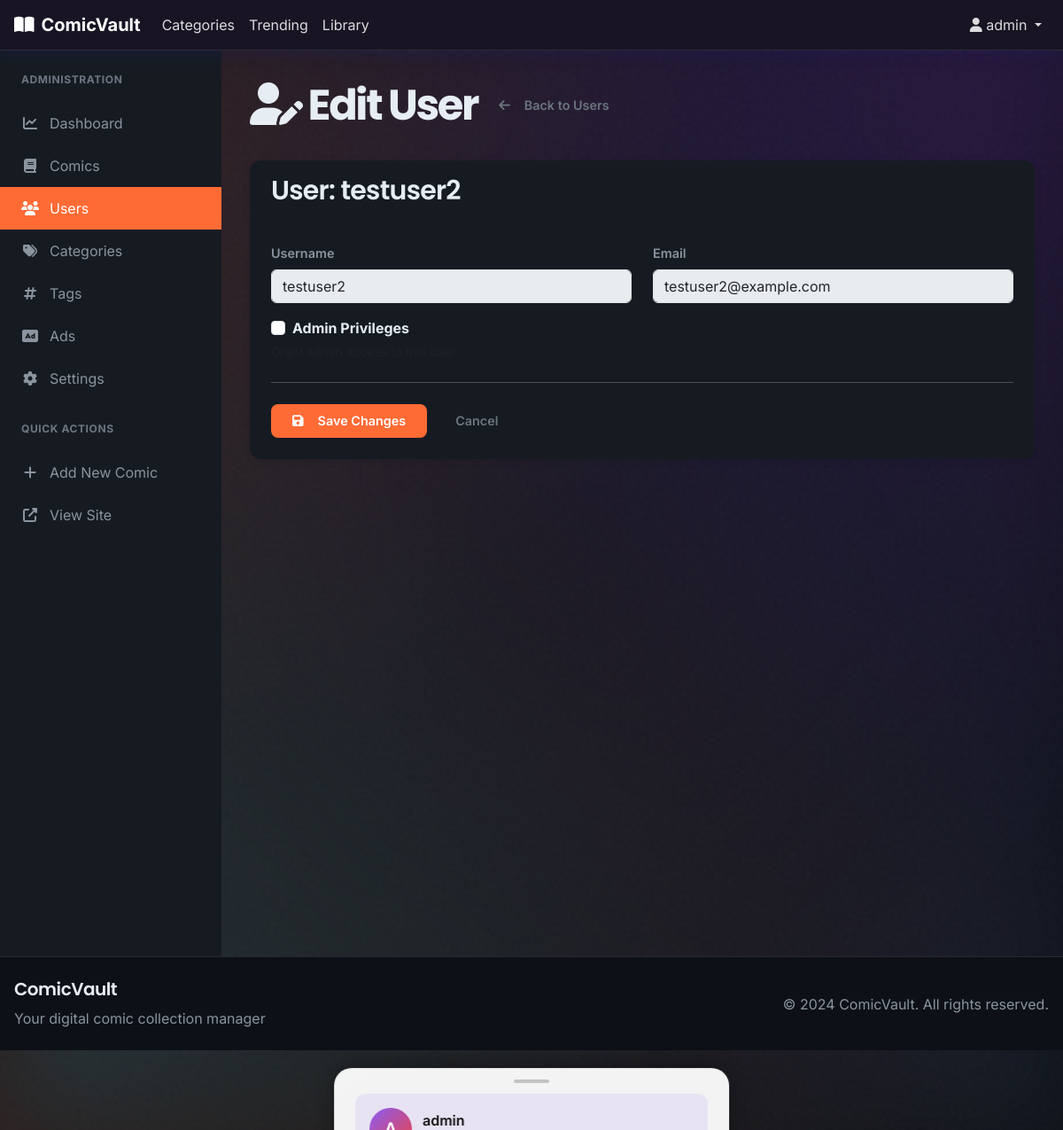
The app's page /admin/users/3/edit (signed in) with its own data.
### models.py (models this page shows, shortened)
class User(UserMixin, db.Model):
    id = db.Column(db.Integer, primary_key=True)
    username = db.Column(db.String(80), unique=True, nullable=False)
    email = db.Column(db.String(120), unique=True, nullable=False)
    password_hash = db.Column(db.String(256))
    security_answer_hash = db.Column(db.String(256))
    is_admin = db.Column(db.Boolean, default=False)
    created_at = db.Column(db.DateTime, default=datetime.utcnow)
    last_seen = db.Column(db.DateTime, default=datetime.utcnow)
    reading_progress = db.relationship('ReadingProgress', backref='user', lazy='dynamic')
    ratings = db.relationship('Rating', backref='user', lazy='dynamic')

### routes.py (the view, shortened to what this page needs)
@main.route('/admin/users/<int:id>/edit', methods=['GET', 'POST'])
@login_required
def admin_user_edit(id):
    if not current_user.is_admin:
        return redirect(url_for('main.home'))
    user = User.query.get_or_404(id)
    return render_template('admin/user_edit.html', user=user)

### templates/admin/user_edit.html (shortened to what this page needs)
{% extends "admin/base.html" %}
{% block admin_content %}
<div class="admin-header">
    <div class="d-flex justify-content-between align-items-center">
        <h1><i class="fas fa-user-edit me-2"></i>Edit User</h1>
        <a href="{{ url_for('main.admin_users') }}" class="btn btn-outline-secondary">
            <i class="fas fa-arrow-left me-2"></i>Back to Users
        </a>
    </div>
</div>
<div class="admin-table">
    <div class="admin-table-header">
        <h3 class="admin-table-title">User: {{ user.username }}</h3>
    </div>
    <div class="p-4">
        <form method="POST">
            <div class="row">
                <div class="col-md-6 mb-3">
                    <label class="form-label">Username</label>
                    <input type="text" class="form-control" value="{{ user.username }}" disabled>
                </div>
                <div class="col-md-6 mb-3">
                    <label class="form-label">Email</label>
                    <input type="email" class="form-control" value="{{ user.email }}" disabled>
                </div>
            </div>
            <div class="mb-3">
                <div class="form-check">
                    <input class="form-check-input" type="checkbox" id="is_admin" name="is_admin"
                           {% if user.is_admin %}checked{% endif %}>
                    <label class="form-check-label" for="is_admin">
                        <strong>Admin Privileges</strong>
                    </label>
                </div>
                <div class="form-text">Grant admin access to this user</div>
            </div>
            <hr class="my-4">
            <div class="d-flex gap-2">
                <button type="submit" class="btn btn-primary">
                    <i class="fas fa-save me-2"></i>Save Changes
                </button>
                <a href="{{ url_for('main.admin_users') }}" class="btn btn-outline-secondary">Cancel</a>
            </div>
        </form>
    </div>
</div>
{% endblock %}

### templates/base.html (shortened to what this page needs)
<!DOCTYPE html>
<html lang="en" dir="ltr">
<head>
    <link href="https://cdn.jsdelivr.net/npm/bootstrap@5.3.0/dist/css/bootstrap.min.css" rel="stylesheet">
    <link rel="stylesheet" href="https://cdnjs.cloudflare.com/ajax/libs/font-awesome/6.4.0/css/all.min.css">
    <link rel="stylesheet" href="{{ url_for('static', filename='css/main.css') }}">
</head>
<body class="glass-scrollbar">
    <div class="aurora-bg" aria-hidden="true"></div>
    <div class="mesh-bg"></div>
    <div class="noise-overlay"></div>
    {% from 'components/ad_placeholder.html' import ad_banner, ad_sidebar, ad_in_content, ad_native %}
    <nav class="navbar navbar-expand-lg navbar-dark sticky-top glass-navbar" role="navigation" aria-label="Main navigation">
        <div class="container">
            <a class="navbar-brand" href="{{ url_for('main.home') }}" aria-label="ComicVault Home">
                <i class="fas fa-book-open me-2" aria-hidden="true"></i>ComicVault
            </a>
            <div class="collapse navbar-collapse" id="navbarNav">
                <ul class="navbar-nav me-auto" role="menubar">
                    <li class="nav-item" role="none">
                        <a class="nav-link" href="{{ url_for('main.categories') }}" role="menuitem">Categories</a>
                    </li>
                    <li class="nav-item" role="none">
                        <a class="nav-link" href="{{ url_for('main.trending') }}" role="menuitem">Trending</a>
                    </li>
                    {% if current_user.is_authenticated %}
                        <li class="nav-item" role="none">
                            <a class="nav-link" href="{{ url_for('main.library') }}" role="menuitem">Library</a>
                        </li>
                    {% endif %}
                </ul>
                <ul class="navbar-nav" role="menubar">
                    {% if current_user.is_authenticated %}
                        <li class="nav-item dropdown" role="none">
                            <a class="nav-link dropdown-toggle" href="#" role="button" data-bs-toggle="dropdown" aria-haspopup="true" aria-expanded="false" aria-label="User menu for {{ current_user.username }}">
                                <i class="fas fa-user" aria-hidden="true"></i> {{ current_user.username }}
                            </a>
                        </li>
                    {% endif %}
                </ul>
            </div>
        </div>
    </nav>
    <main id="main-content" role="main" tabindex="-1">
        {% block content %}{% endblock %}
    </main>
    <footer class="footer mt-auto py-4" style="background: #0d1117; border-top: 1px solid rgba(255, 255, 255, 0.1);">
        <div class="container">
            <div class="row">
                <div class="col-md-6">
                    <h5 style="color: #e6edf3; margin-bottom: 0.5rem;">ComicVault</h5>
                    <p style="color: #8b949e; margin-bottom: 0;">Your digital comic collection manager</p>
                </div>
                <div class="col-md-6 text-md-end d-flex align-items-center justify-content-md-end">
                    <p style="color: #8b949e; margin-bottom: 0;">&copy; 2024 ComicVault. All rights reserved.</p>
                </div>
            </div>
        </div>
    </footer>
    {% include 'components/bottom_sheet.html' %}
</body>
</html>

### templates/components/bottom_sheet.html (shortened to what this page needs)
<nav id="bottom-sheet" class="bottom-sheet" aria-label="Main navigation" aria-hidden="true">
    <div id="bottom-sheet-handle" class="bottom-sheet-handle" role="button" aria-label="Toggle navigation" tabindex="0">
    </div>
    <div id="bottom-sheet-content" class="bottom-sheet-content">
        {% if current_user.is_authenticated %}
        <div class="bottom-sheet-section">
            <div class="user-info-mini" style="display: flex; align-items: center; gap: 12px; padding: 16px; background: rgba(139, 92, 246, 0.1); border-radius: 12px; margin-bottom: 16px;">
                <div class="user-avatar" style="width: 48px; height: 48px; border-radius: 50%; background: linear-gradient(135deg, #8b5cf6, #ef4444); display: flex; align-items: center; justify-content: center; font-weight: 600; font-size: 1.25rem; color: white;">
                </div>
                <div class="user-details">
                    <div class="user-name" style="font-weight: 600; color: #111; font-size: 1rem;">{{ current_user.username }}</div>
                </div>
            </div>
        </div>
        {% endif %}
    </div>
</nav>
<link rel="stylesheet" href="{{ url_for('static', filename='css/bottom_nav.css') }}">

### static/css/bottom_nav.css (style rules this page uses)
:root { --bottom-nav-height: 72px; --bottom-nav-bg: rgba(255, 255, 255, 0.95); --bottom-nav-border: rgba(0, 0, 0, 0.1); --bottom-nav-handle: rgba(0, 0, 0, 0.2); --bottom-nav-text: #444444; --bottom-nav-text-active: #ff6b35; --bottom-nav-icon-size: 26px; --bottom-nav-transition: transform 0.3s cubic-bezier(0.4, 0, 0.2, 1); --bottom-sheet-max-height: 75vh; --bottom-sheet-bg: rgba(255, 255, 255, 0.95); }
.bottom-sheet { position: fixed; bottom: 0; left: 0; right: 0; background: var(--bottom-sheet-bg); border-radius: 20px 20px 0 0; box-shadow: 0 -4px 20px rgba(0, 0, 0, 0.3); transform: translateY(calc(100% - var(--bottom-nav-height))); transition: var(--bottom-nav-transition); z-index: 1000; max-height: var(--bottom-sheet-max-height); display: flex; flex-direction: column; backdrop-filter: blur(20px); -webkit-backdrop-filter: blur(20px); border-top: 1px solid var(--bottom-nav-border); }
.bottom-sheet-handle { display: flex; justify-content: center; align-items: center; padding: 12px; cursor: grab; user-select: none; -webkit-user-select: none; touch-action: pan-y; }
.bottom-sheet-handle::before { content: ''; width: 40px; height: 4px; background: var(--bottom-nav-handle); border-radius: 2px; transition: background 0.2s ease; }
.bottom-sheet-content { flex: 1; overflow-y: auto; padding: 0 20px 20px; scrollbar-width: thin; scrollbar-color: rgba(255, 255, 255, 0.2) transparent; }
.bottom-sheet-section { margin-bottom: 24px; }
@media (min-width: 768px) { .bottom-sheet { max-width: 400px; left: 50%; right: auto; transform: translateX(-50%) translateY(calc(100% - var(--bottom-nav-height))); } }
@media (min-width: 768px) { .bottom-sheet-content { padding: 0 24px 24px; } }
@media (min-width: 1024px) { :root { --bottom-nav-height: 70px; --bottom-sheet-max-height: 500px; } }
@media (min-width: 1024px) { .bottom-sheet { max-width: 450px; } }

### templates/base.html (style rules this page uses)
.glass-navbar .navbar-brand, .glass-navbar .navbar-brand:hover, .glass-navbar .navbar-brand:focus, .glass-navbar .navbar-brand:active, .glass-navbar a.navbar-brand:hover { background-color: transparent !important; background: transparent !important; color: #ffffff !important; text-decoration: none !important; box-shadow: none !important; outline: none !important; }

### templates/admin/base.html (style rules this page uses)
.admin-header { display: flex; justify-content: space-between; align-items: center; margin-bottom: 2rem; }
.admin-header h1 { font-weight: 700; margin: 0; }
.admin-table { width: 100%; background: var(--card-bg); border-radius: 12px; overflow: hidden; box-shadow: 0 2px 8px rgba(0,0,0,0.1); }
.admin-table-header { display: flex; justify-content: space-between; align-items: center; padding: 1rem 1.5rem; border-bottom: 1px solid var(--border-color); }
.admin-table-title { font-weight: 600; margin: 0; }
.user-avatar { width: 40px; height: 40px; border-radius: 50%; background: var(--primary-color); color: white; display: flex; align-items: center; justify-content: center; font-weight: 600; }
.user-name { font-weight: 500; }

### records on screen
User: username "admin"
User: username "testuser2", email "testuser2@example.com"
